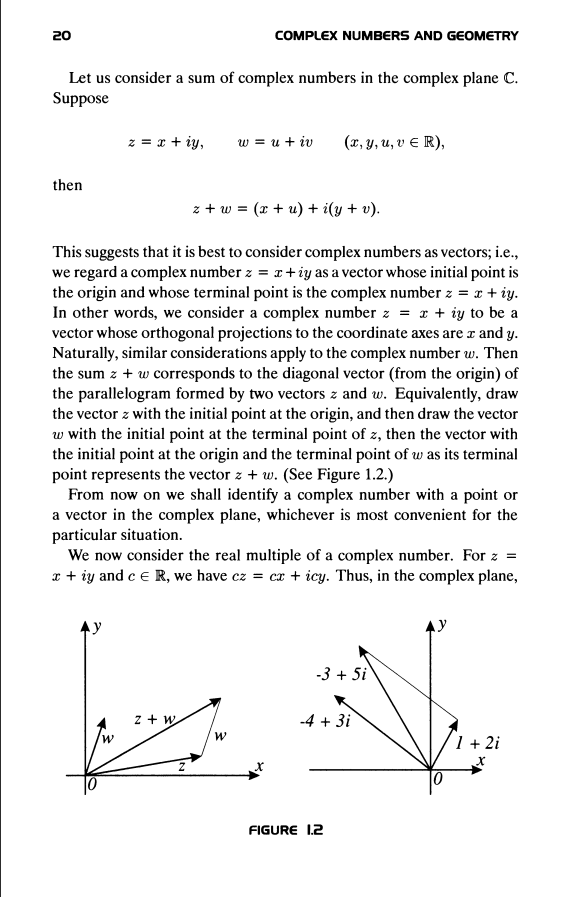
#> input picture test.png, 566 x 897 px
$ python -i image_processing.py   (imports and definitions only)
#> lines starting #> are read from the running program, lines starting #| are printed output that depends on the picture; after the words box and inside, x2 and y2 are one past the last pixel; in counts of white or black regions, pixels touching at a corner belong together
import cv2
import numpy as np

import cv2
import matplotlib.pyplot as plt

# [58 lines left out: functions resize_image, show_comparison, not called in this run]

def order_points(pts):
    """
    Sắp xếp lại 4 điểm theo thứ tự: trên trái, trên phải, dưới phải, dưới trái.
    """
    rect = np.zeros((4, 2), dtype="float32")
    s = pts.sum(axis=1)
    rect[0] = pts[np.argmin(s)]  # trên trái
    rect[2] = pts[np.argmax(s)]  # dưới phải

    diff = np.diff(pts, axis=1)
    rect[1] = pts[np.argmin(diff)]  # trên phải
    rect[3] = pts[np.argmax(diff)]  # dưới trái

    return rect


def detect_and_transform_largest_quadrilateral(image_path, expansion=10):
    """
    Phát hiện vùng văn bản lớn nhất (hợp nhất từ các contour nhỏ hơn),
    và áp dụng biến đổi phối cảnh.
    """
#> called with image_path = 'test.png', expansion = 10
    # Đọc ảnh đầu vào
    image = cv2.imread(image_path)
#> image is the input picture: shape (897, 566, 3); min 0, max 255, mean 239.4
    gray = cv2.cvtColor(image, cv2.COLOR_BGR2GRAY)

    # Làm mờ và phát hiện cạnh
    blurred = cv2.GaussianBlur(gray, (5, 5), 0)
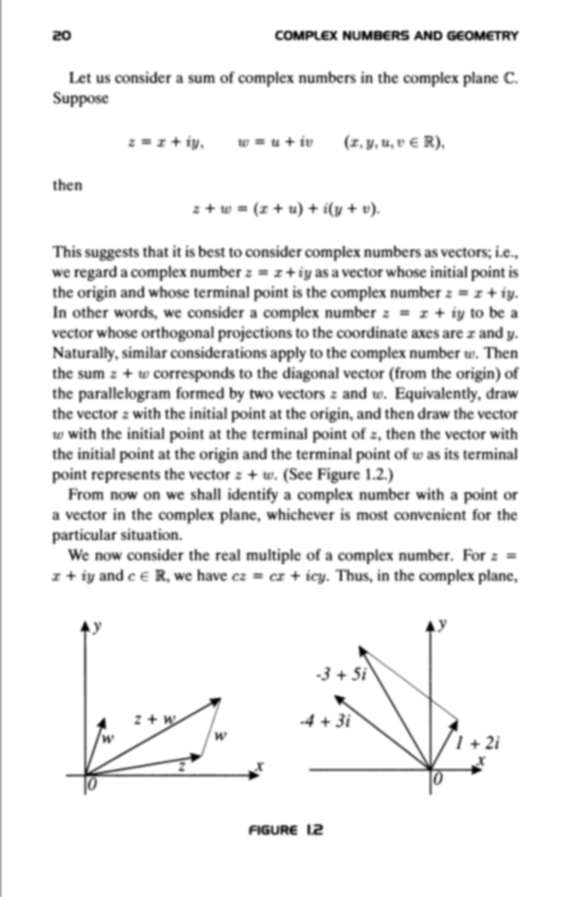
#> blurred: shape (897, 566); min 0, max 255, mean 239.6
    edges = cv2.Canny(blurred, 50, 150)
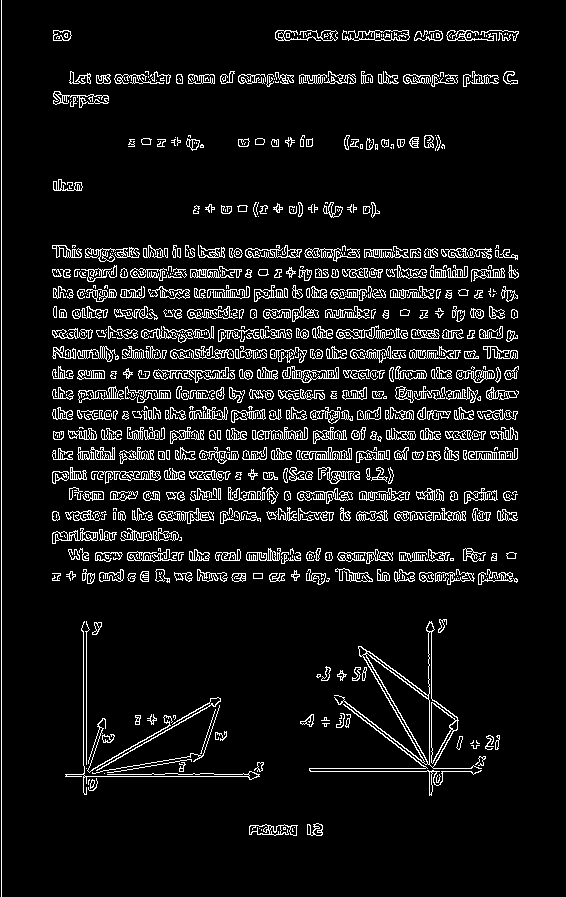
#> edges: shape (897, 566); 7.9% white in thin lines or dots

    # Dùng Morphology để kết nối các cạnh
    kernel = cv2.getStructuringElement(cv2.MORPH_RECT, (15, 15))
    closed = cv2.morphologyEx(edges, cv2.MORPH_CLOSE, kernel)
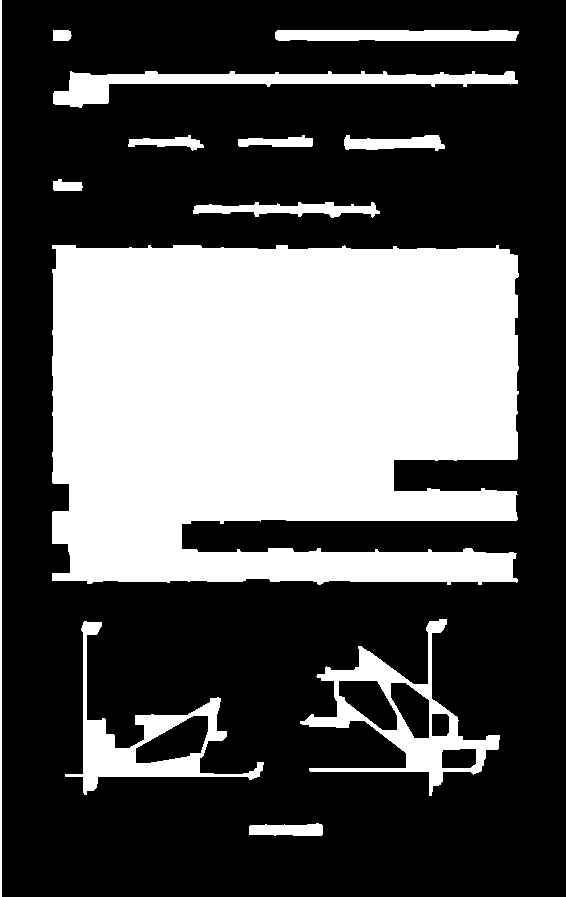
#> closed: shape (897, 566); 33.2% white; 13 white regions

    # Tìm các contour
    contours, _ = cv2.findContours(closed, cv2.RETR_EXTERNAL, cv2.CHAIN_APPROX_SIMPLE)
#> contours = 13 contours; largest, box (x1, y1, x2, y2) and area: (52, 245, 519, 585) 138730, (300, 619, 500, 796) 10922, (65, 621, 264, 795) 7824, (53, 71, 518, 108) 5134, (275, 30, 519, 41) 2334

    # Hợp nhất tất cả contour thành một hình bao quanh lớn nhất
    all_points = []
    for contour in contours:
        if cv2.contourArea(contour) > 1000:  # Bỏ qua contour nhỏ
            all_points.extend(contour[:, 0, :])
#> this loop made 13 passes
#> contour on pass 13: [[0, 0], [0, 896], [1, 896], [1, 0]]
#> after the loop, all_points = 947 pairs, first value 52 to 518, second value 30 to 795

    if not all_points:
        print("Không tìm thấy khối văn bản đủ lớn.")
        return None

    # Tạo convex hull bao quanh tất cả các điểm
    all_points = np.array(all_points, dtype=np.float32)
    hull = cv2.convexHull(all_points)
#> hull = 18 rows, first 8: [518, 393], [517, 581], [498, 748], [481, 770], [480, 771], [478, 772], [431, 795], [429, 795]

    # Tính toán tứ giác bao quanh vùng hợp nhất
    rect = cv2.minAreaRect(hull)
#> rect = ((285, 412.5), (765, 466), -90)
    box = cv2.boxPoints(rect)  # Lấy 4 đỉnh của tứ giác
#> box = [[518, 795], [52, 795], [52, 30], [518, 30]]
    box = np.intp(box)
#> box = [[517, 794], [52, 794], [52, 30], [517, 30]]

    # Mở rộng các cạnh ra xa tâm
    center_x = np.mean(box[:, 0])
#> center_x = 284.5
    center_y = np.mean(box[:, 1])
#> center_y = 412
    expanded_box = []
    for point in box:
        x_new = int(point[0] + (point[0] - center_x) * (expansion / 100))
        y_new = int(point[1] + (point[1] - center_y) * (expansion / 100))
        expanded_box.append([x_new, y_new])
#> this loop made 4 passes
#> (point, x_new, y_new) on passes 1 to 4: ([517, 794], 540, 832), ([52, 794], 28, 832), ([52, 30], 28, -8), ([517, 30], 540, -8)
#> after the loop, expanded_box = [[540, 832], [28, 832], [28, -8], [540, -8]]
    expanded_box = np.array(expanded_box, dtype=np.float32)

    # Sắp xếp lại các điểm
    ordered_box = order_points(expanded_box)
#> in order_points, `s = pts.sum(axis=1)`: s = [1372, 860, 20, 532]
#> in order_points, `diff = np.diff(pts, axis=1)`: diff = [292, 804, -36, -548]
#> ordered_box = [[28, -8], [540, -8], [540, 832], [28, 832]]

    # Tính kích thước cho hình ảnh sau biến đổi
    width = max(np.linalg.norm(ordered_box[0] - ordered_box[1]),
                np.linalg.norm(ordered_box[2] - ordered_box[3]))
#> width = 512
    height = max(np.linalg.norm(ordered_box[0] - ordered_box[3]),
                 np.linalg.norm(ordered_box[1] - ordered_box[2]))
#> height = 840

    # Định nghĩa điểm đích (hình chữ nhật)
    dst_points = np.array([
        [0, 0],
        [width - 1, 0],
        [width - 1, height - 1],
        [0, height - 1]
    ], dtype=np.float32)
#> dst_points = [[0, 0], [511, 0], [511, 839], [0, 839]]

    # Tính ma trận biến đổi phối cảnh
    M = cv2.getPerspectiveTransform(ordered_box, dst_points)
#> M = [[0.998, 0, -27.95], [-1.64e-18, 0.999, 7.99], [-7.65e-20, 0, 1]]

    # Áp dụng biến đổi phối cảnh
    transformed = cv2.warpPerspective(image, M, (int(width), int(height)), flags=cv2.INTER_CUBIC)
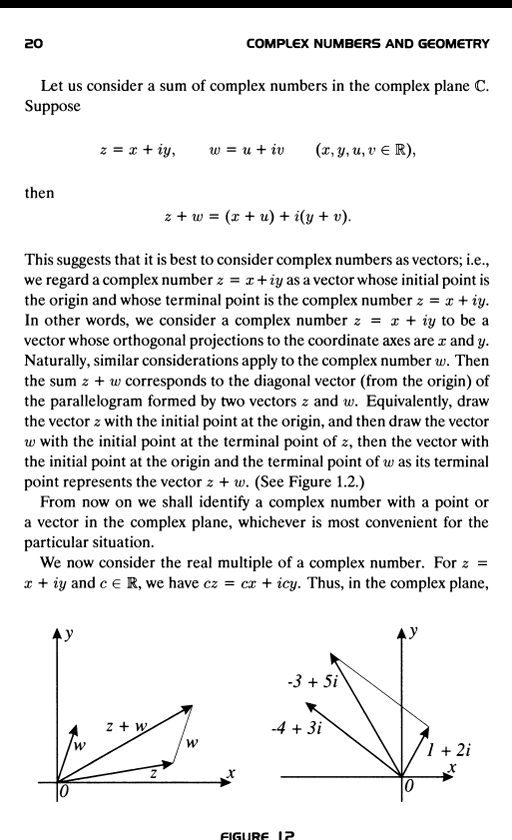
#> transformed: shape (840, 512, 3); min 0, max 255, mean 234.1

    # Trả về ảnh đã biến đổi
    print("Đã biến đổi ảnh perspective")
    return transformed

>>> result = detect_and_transform_largest_quadrilateral('test.png')
